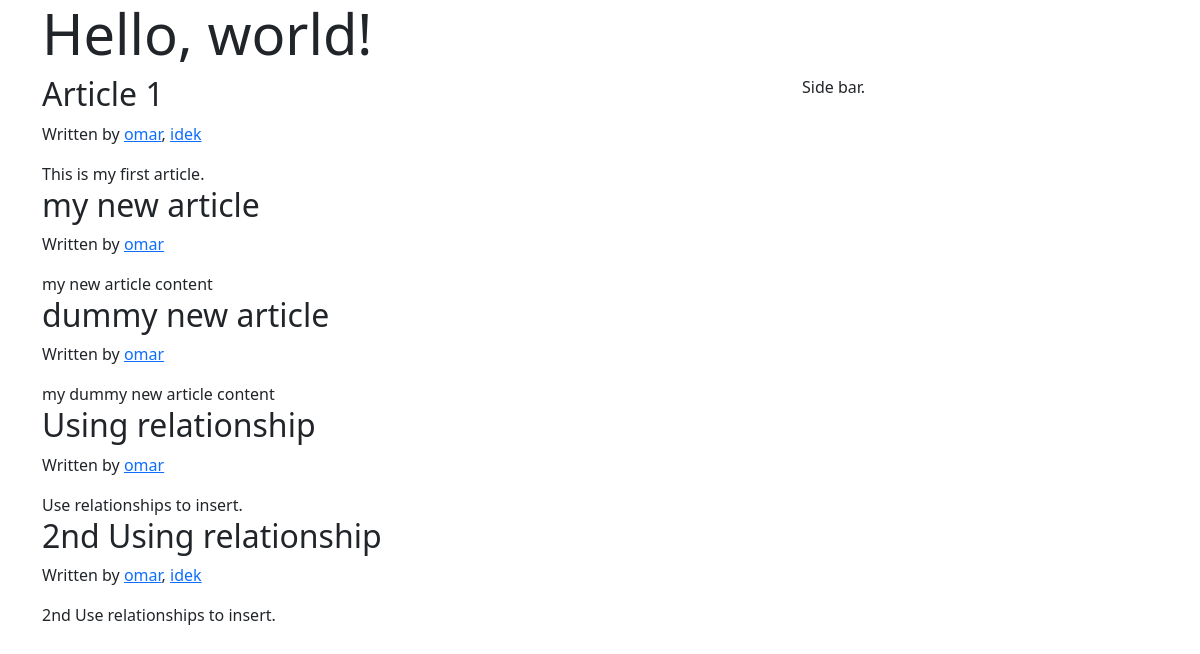
The page /articles_by/omar on the database its author committed.
### main.py (models this page shows)
class Article(db.Model):
    __tablename__ = 'article'
    article_id = db.Column(db.Integer, primary_key=True, autoincrement=True)
    title = db.Column(db.String)
    content = db.Column(db.String)
    authors = db.relationship("User", secondary="article_authors")

class User(db.Model):
    __tablename__ = 'user'
    user_id = db.Column(db.Integer, autoincrement=True, primary_key=True)
    username = db.Column(db.String, unique=True)
    email = db.Column(db.String, unique=True)

### main.py (the view)
@app.route("/articles_by/<username>", methods=["GET", "POST"])
def articles_by_author(username):
    if request.method == "GET":
        articles = Article.query.filter(Article.authors.any(username=username))
        return render_template("articles_by_author.html", articles=articles)

### templates/articles_by_author.html (shortened to what this page needs)
<!DOCTYPE html>
<html>
    <head>
        <link href="https://cdn.jsdelivr.net/npm/bootstrap@5.1.1/dist/css/bootstrap.min.css" rel="stylesheet">
    </head>
    <body>
        <div class="container">
            <div class="jumbotron">
                <h1 class="display-4">Hello, world!</h1>
            </div>
            <div class="row">
                <div class="col-md-8">
                    {% for article in articles %}
                                <div>
                                    <h2>{{article["title"]}}</h2>
                                    <p>Written by
                                        {% for author in article["authors"] %}
                                            <a href='/articles_by/{{author["username"]}}'>{{author["username"]}}</a>{% if not loop.last %},{% endif %}
                                        {% endfor %}
                                    </p>
                                    <div>
                                        {{ article["content"] }}
                                    </div>
                                </div>
                    {% endfor %}
                </div>
                <div class ="col-md-4">
                    Side bar.
                </div>
            </div>
        </div>
</body>
</html>

### rows shown on the page
Article: title "Article 1", content "This is my first article."
User: username "omar"
User: username "idek"
Article: title "my new article", content "my new article content"
Article: title "dummy new article", content "my dummy new article content"
Article: title "Using relationship", content "Use relationships to insert."
Article: title "2nd Using relationship", content "2nd Use relationships to insert."
